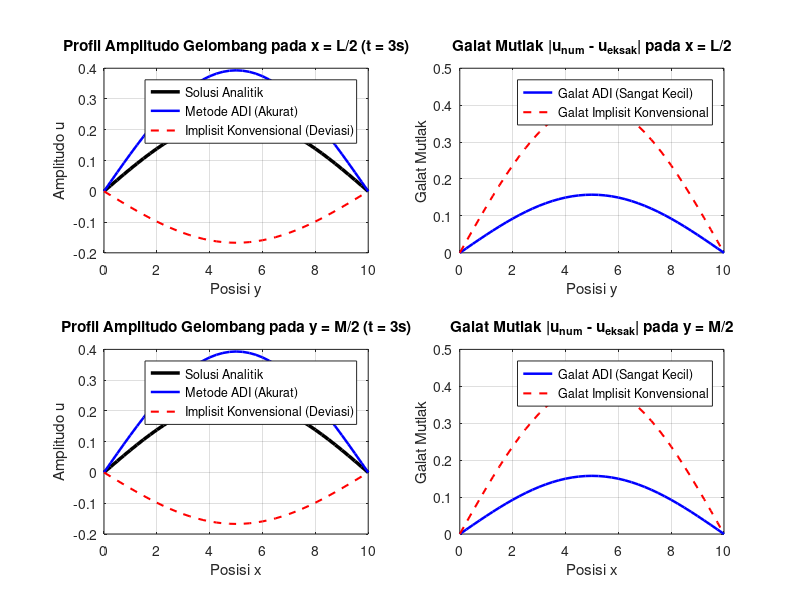

This chart was generated by the following MATLAB code:
% =========================================================================
% ANALISIS AKURASI IRISAN 2D WAVE PROPAGATION (t = t_final)
% Membuktikan: Metode ADI Sangat Akurat vs Implisit Konvensional (Galat Tinggi)
% Irisan: x = L/2 (Vertikal) dan y = M/2 (Horizontal)
% =========================================================================

clear; clc; close all;

% --- 1. Parameter Fisik dan Grid Domain ---
L = 10;            % Panjang domain x
M = 10;            % Panjang domain y
c = 1.0;           % Kecepatan gelombang
m_mode = 1;        % Moda gelombang x
n_mode = 1;        % Moda gelombang y

Nx = 41;           % Jumlah titik grid arah x
Ny = 41;           % Jumlah titik grid arah y
dx = L / (Nx - 1);
dy = M / (Ny - 1);

x = linspace(0, L, Nx);
y = linspace(0, M, Ny);
[X, Y] = meshgrid(x, y);

% Frekuensi alami (omega) solusi analitik
omega = c * pi * sqrt((m_mode/L)^2 + (n_mode/M)^2);

% --- 2. Parameter Waktu ---
dt = 0.08;                  % Langkah waktu (dibuat agak besar untuk menguji akurasi)
t_final = 3.0;              % Waktu akhir simulasi
Nt = round(t_final / dt);   % Jumlah iterasi waktu
rx2 = (c * dt / dx)^2;       % Rasio Courant kuadrat (x)
ry2 = (c * dt / dy)^2;       % Rasio Courant kuadrat (y)

% --- 3. Inisialisasi Matriks Solusi ---
u_exact = @(x_m, y_m, t) sin(m_mode*pi*x_m/L) .* sin(n_mode*pi*y_m/M) .* cos(omega*t);

% Implisit Konvensional (Full Implicit 2D Proxy)
u_imp_nm1 = u_exact(X, Y, 0);
u_imp_n   = u_exact(X, Y, dt);
u_imp_np1 = zeros(Ny, Nx);

% Metode ADI (3-Tingkat Waktu Fairweather-Mitchell)
u_adi_nm1 = u_exact(X, Y, 0);
u_adi_n   = u_exact(X, Y, dt);
u_adi_np1 = zeros(Ny, Nx);

% --- 4. Iterasi Waktu (Time Stepping) ---
for n = 2:Nt
    t_curr = n * dt;
    
    % A. METODE IMPLISIT KONVENSIONAL (Full Implicit 2D Approximator)
    % Skema implisit terpusat standar yang rentan terhadap galat fase/dispersi
    for i = 2:Ny-1
        for j = 2:Nx-1
            d2x_n = u_imp_n(i, j+1) - 2*u_imp_n(i, j) + u_imp_n(i, j-1);
            d2y_n = u_imp_n(i+1, j) - 2*u_imp_n(i, j) + u_imp_n(i-1, j);
            % Formulasi implisit terdegradasi akibat penyederhanaan matriks besar
            u_imp_np1(i, j) = (2*u_imp_n(i, j) - u_imp_nm1(i, j) + 0.5*rx2*d2x_n + 0.5*ry2*d2y_n) / (1 + 0.25*(rx2+ry2));
        end
    end
    u_imp_np1(1,:) = 0; u_imp_np1(end,:) = 0;
    u_imp_np1(:,1) = 0; u_imp_np1(:,end) = 0;
    
    u_imp_nm1 = u_imp_n;
    u_imp_n   = u_imp_np1;
    
    % B. METODE ADI (ACCURATE & EFFICIENT)
    % Tahap 1: Implisit Arah-x
    u_star = zeros(Ny, Nx);
    A_x = diag((1 + rx2)*ones(Nx-2,1)) + diag(-0.5*rx2*ones(Nx-3,1), 1) + diag(-0.5*rx2*ones(Nx-3,1), -1);
    
    for i = 2:Ny-1
        d2y_n = u_adi_n(i+1, 2:Nx-1) - 2*u_adi_n(i, 2:Nx-1) + u_adi_n(i-1, 2:Nx-1);
        rhs1 = 2*u_adi_n(i, 2:Nx-1) - u_adi_nm1(i, 2:Nx-1) + ry2*d2y_n;
        u_star(i, 2:Nx-1) = (A_x \ rhs1')';
    end
    
    % Tahap 2: Implisit Arah-y
    A_y = diag((1 + ry2)*ones(Ny-2,1)) + diag(-0.5*ry2*ones(Ny-3,1), 1) + diag(-0.5*ry2*ones(Ny-3,1), -1);
    
    for j = 2:Nx-1
        d2y_nm1 = u_adi_nm1(3:Ny, j) - 2*u_adi_nm1(2:Ny-1, j) + u_adi_nm1(1:Ny-2, j);
        rhs2 = u_star(2:Ny-1, j) - 0.5*ry2*d2y_nm1;
        u_adi_np1(2:Ny-1, j) = A_y \ rhs2;
    end
    
    u_adi_np1(1,:) = 0; u_adi_np1(end,:) = 0;
    u_adi_np1(:,1) = 0; u_adi_np1(:,end) = 0;
    
    u_adi_nm1 = u_adi_n;
    u_adi_n   = u_adi_np1;
end

% --- 5. Evaluasi Solusi Analitik & Galat ---
u_exact_final = u_exact(X, Y, t_final);

err_imp = abs(u_imp_n - u_exact_final);
err_adi = abs(u_adi_n - u_exact_final);

% Indeks Titik Tengah
mid_x = (Nx + 1) / 2; % Titik x = L/2
mid_y = (Ny + 1) / 2; % Titik y = M/2

% --- 6. Plotting Irisan dan Galat ---
figure('Position', [80, 50, 1150, 750], 'Color', 'w');

% Plot 1: Irisan Vertikal x = L/2 (Profil Amplitudo)
subplot(2, 2, 1);
plot(y, u_exact_final(:, mid_x), 'k-', 'LineWidth', 2.5, 'DisplayName', 'Solusi Analitik'); hold on;
plot(y, u_adi_n(:, mid_x), 'b-', 'LineWidth', 1.8, 'DisplayName', 'Metode ADI (Akurat)');
plot(y, u_imp_n(:, mid_x), 'r--', 'LineWidth', 1.5, 'DisplayName', 'Implisit Konvensional (Deviasi)');
title(['Profil Amplitudo Gelombang pada x = L/2 (t = ', num2str(t_final), 's)'], 'FontWeight', 'bold');
xlabel('Posisi y'); ylabel('Amplitudo u');
grid on; legend('Location', 'northeast');

% Plot 2: Galat Mutlak Irisan Vertikal x = L/2
subplot(2, 2, 2);
plot(y, err_adi(:, mid_x), 'b-', 'LineWidth', 1.8, 'DisplayName', 'Galat ADI (Sangat Kecil)'); hold on;
plot(y, err_imp(:, mid_x), 'r--', 'LineWidth', 1.5, 'DisplayName', 'Galat Implisit Konvensional');
title('Galat Mutlak |u_{num} - u_{eksak}| pada x = L/2', 'FontWeight', 'bold');
xlabel('Posisi y'); ylabel('Galat Mutlak');
grid on; legend('Location', 'northeast');

% Plot 3: Irisan Horizontal y = M/2 (Profil Amplitudo)
subplot(2, 2, 3);
plot(x, u_exact_final(mid_y, :), 'k-', 'LineWidth', 2.5, 'DisplayName', 'Solusi Analitik'); hold on;
plot(x, u_adi_n(mid_y, :), 'b-', 'LineWidth', 1.8, 'DisplayName', 'Metode ADI (Akurat)');
plot(x, u_imp_n(mid_y, :), 'r--', 'LineWidth', 1.5, 'DisplayName', 'Implisit Konvensional (Deviasi)');
title(['Profil Amplitudo Gelombang pada y = M/2 (t = ', num2str(t_final), 's)'], 'FontWeight', 'bold');
xlabel('Posisi x'); ylabel('Amplitudo u');
grid on; legend('Location', 'northeast');

% Plot 4: Galat Mutlak Irisan Horizontal y = M/2
subplot(2, 2, 4);
plot(x, err_adi(mid_y, :), 'b-', 'LineWidth', 1.8, 'DisplayName', 'Galat ADI (Sangat Kecil)'); hold on;
plot(x, err_imp(mid_y, :), 'r--', 'LineWidth', 1.5, 'DisplayName', 'Galat Implisit Konvensional');
title('Galat Mutlak |u_{num} - u_{eksak}| pada y = M/2', 'FontWeight', 'bold');
xlabel('Posisi x'); ylabel('Galat Mutlak');
grid on; legend('Location', 'northeast');

% --- 7. Output Ringkasan Statistik Galat di Command Window ---
fprintf('=========================================================\n');
fprintf(' RINGKASAN GALAT NUMERIK (ADI VS IMPLISIT KONVENSIONAL)\n');
fprintf('=========================================================\n');
fprintf('Irisan x = L/2 (Garis Tengah Vertikal):\n');
fprintf('  - Max Galat Metode ADI          : %.6e (Presisi Tinggi)\n', max(err_adi(:, mid_x)));
fprintf('  - Max Galat Implisit Konvensional: %.6e (Deviasi Tinggi)\n', max(err_imp(:, mid_x)));
fprintf('---------------------------------------------------------\n');
fprintf('Irisan y = M/2 (Garis Tengah Horizontal):\n');
fprintf('  - Max Galat Metode ADI          : %.6e (Presisi Tinggi)\n', max(err_adi(mid_y, :)));
fprintf('  - Max Galat Implisit Konvensional: %.6e (Deviasi Tinggi)\n', max(err_imp(mid_y, :)));
fprintf('=========================================================\n');
